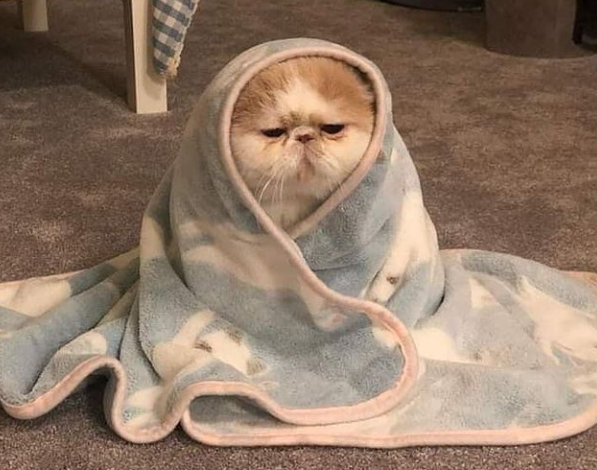
#> input picture labs/lab_2/images_lab/cobija.PNG, 597 x 470 px
$ jupyter execute --allow-errors Lab2_Enunciado.ipynb
#> lines starting #> are read from the running program, lines starting #| are printed output that depends on the picture
<div align='center'>
<h1>Laboratorio 2: Imágenes 📷</h1>
</div>

<div align='center'>
<strong>MDS7202: Laboratorio de Programación Científica para Ciencia de Datos</strong>
</div>

---

### Cuerpo Docente

- Profesores: Pablo Badilla y Diego Cortez
- Auxiliares: Valentina Rojas y Melanie Peña
- Ayudantes: Javiera Arévalo, Tamara Carrasco y Ignacio Reyes

### Equipo: SUPER IMPORTANTE - notebooks sin nombre no serán revisados

- Nombre de alumno 1: Leonardo Navarro
- Nombre de alumno 2: Matías Sweet
- Nombre de alumno 3: Javiera Yáñez

---

### Reglas

- **Grupos de 2 personas**
- Cualquier duda fuera del horario de clases al foro. Mensajes al equipo docente serán respondidos por este medio.
- Prohibido copiar.
- Uso de LLM (Copilot, Claude, Antigravity, Cursor, etc.) restringido a consultas, documentación y corrección de errores.

### Temas a tratar:

- Programación Orientada a Objetos.
- Programación Funcional.
- `Numpy` para manejo de datos en arreglos/tensores.

### Objetivos principales del laboratorio

- Aplicar los paradigmas y buenas prácticas de programación vistas hasta este momento.
- Comprender y aprovechar las ventajas que nos ofrece la librería `numpy` con respecto a trabajar en Python 'puro'.
- Visualizar aplicaciones de filtros de imágenes sin el uso de librerías.
- Verificar que el uso indiscriminado de `for` puede afectar la eficiencia al procesar datos masivos.

El laboratorio deberá ser desarrollado **sin el uso indiscriminado de iteradores nativos de Python (aka `for`, `while`)**. La idea es que aprendan a exprimir al máximo las funciones optimizadas que nos entrega `numpy`, las cuales (vale mencionar), son mucho más eficientes que los iteradores nativos sobre arreglos.

El lab estará basado en algunos conceptos básicos de procesamiento de imágenes, por lo que te iremos guiando, paso a paso por cada uno de los tópicos a desarrollar.

## Descripción del laboratorio

En Data Science son múltiples las aplicaciones que exigen el uso exhaustivo de listas de varias dimensiones. Estas entidad reciben formalmente el nombre de **arreglos o tensores**.

Pensemos en que queremos almacenar objetos en un casillero común y corriente: podemos pensar que este puede ser representado por una matriz de dos dimensiones: alto y ancho. ¿Qué sucederá si este casillero nos queda pequeño y queremos guardar más información del mismo tipo?: La solución simple es agregar otro casillero. Esto puede ser pensado como el aumento de la dimensión de nuestro objeto, pasando a ser ahora (alto, ancho, id casillero). Esto no es otra cosa que un **tensor de 3 dimensiones**.

<br>
<center>

</center>
<br>

### ¿Bueno y que tiene que ver todo esto con las imágenes?

Una imagen es una representación visual de una matriz que contiene números que describen intensidades de color (llamados píxeles).

Esto, visto desde la perspectiva de una imagen en blanco y negro, sería una matriz que contiene las diferentes intensidades de los píxeles desde 0 a 255.

<br>
<center>

</center>
<br>

Cuando las imágenes poseen colores, las imágenes son, de hecho, una bella representación de lo que es un tensor: estas pueden ser representadas por un tensor de 3 dimensiones que les dan el *ancho, alto y el canal*, en donde son alojados los colores de la imagen.

<br>
<center>

</center>
<br>

Como pueden ver, la imagen puede ser interpretada como un tensor de tres dimensiones (un ancho, un alto y la intensidad de cada color) en el que a cada posición $(i,j)$ de la imagen, le asociaremos 3 intensidades de colores RGB (Rojo, Verde y Azul). Estas intensidades irán desde el $0$ al $255$. La combinación de estos 3 canales nos permitirá representar gran parte de los colores que encontramos en la naturaleza.

**Instalar paquetes**

En una consola, ejecutar:

```bash
uv add matplotlib pillow plotly
```

[cell 1]
# En este lab usaremos adicionalmente pillow (PIL), una estupenda librería
# para manejar imágenes.
# https://pillow.readthedocs.io/en/stable/

import numpy as np
import plotly.express as px
from PIL import Image

foto = np.array(Image.open("./images_lab/cobija.PNG").convert("RGB"))

# Solo para ejemplificar, usaremos plotly
# NO SE DEBE USAR EN EL RESTO DEL LAB, SOLO AQUÍ

fig = px.imshow(foto)
fig.show()

A continuación, imprimimos el número de dimensiones y la forma del arreglo que representa la imagen.

[cell 2]
print(f"Número de dimensiones: {foto.ndim}")
#| Número de dimensiones: 3
print(f"Número de elementos por dimensión: {foto.shape}")
#| Número de elementos por dimensión: (470, 597, 3)

Finalmente visualizamos de forma aleatoria los pixeles de cada canal para mostrar sus intensidades.

[cell 3]
print(f"Ejemplo de pixel (10, 200) en el canal 0 - Red: {foto[10, 200, 0]}")
#| Ejemplo de pixel (10, 200) en el canal 0 - Red: 97
print(f"Ejemplo de pixel (10, 200) en el canal 1- Green: {foto[10, 200, 1]}")
#| Ejemplo de pixel (10, 200) en el canal 1- Green: 70
print(f"Ejemplo de pixel (10, 200) en el canal 2- Blue: {foto[10, 200, 2]}")
#| Ejemplo de pixel (10, 200) en el canal 2- Blue: 48

Con lo anterior, suponiendo que la imagen del "gatito" tiene una altura igual a 600 y un ancho de 400, el tensor $G$ que representa a la imagen vendrá dado por $G[600, 400, 3]$.

### ¿Ya, pero esto tiene aplicaciones más allá de guardar información en casilleros?

Para el caso de imágenes podemos encontrar múltiples aplicaciones con la manipulación de los tensores y operando matemáticamente con ellos. Algunas de las aplicaciones más conocidas (y que aplicaremos) son las siguientes:

- **Obtener el negativo de una imagen**: Consiste en obtener el color complementario de una imagen, para esto debemos restar la imagen con la máxima intensidad que podemos encontrar en una imagen (o sea 255).


- **Pasar a escala de grises una imagen**: Los valores RGB se convierten a escala de grises mediante la fórmula NTSC:

    $$ imagen\_gris = 0.299 * Rojo + 0.587 * Verde + 0.114 * Azul $$

    Esta fórmula representa la percepción relativa de la persona promedio del brillo de la luz roja, verde y azul.


- **Mejora de saturación**: Permite intensificar o reducir los colores de una imagen. Se calcula primero la luminancia de la imagen (escala de grises) y luego se escala la diferencia entre la imagen original y esa luminancia mediante un factor $F$:

    $$ R = imagen\_gris + F * (img - imagen\_gris) $$

    Con $F > 1$ se aumenta la saturación, $F < 1$ se reduce y $F = 0$ produce una imagen en escala de grises.

- **Mejora de contraste**: Son múltiples las técnicas que nos permiten mejorar el contraste de una imagen, pero, una técnica simple para modificar los contrastes consta en obtener un factor de corrección llamado F en base al contraste deseado (C). Luego, es aplicado en la diferencia entre la imagen y 128. De esta forma obtenemos R, que es la imagen con la mejora de contraste deseada.

    $$ F=259*(C+255)/(255*(259-C)) $$
    $$ R=F*(img-128)+128 $$


- **Convolución**: Consiste en recorrer una imagen por cada uno de sus canales utilizando una matriz que lleva por nombre Kernel. El kernel, examinará los conjuntos de pixeles que recorre, aplicando una multiplicación de los valores circundantes ,y sumando todos los valores generados de este producto para generar un nuevo pixel en el tensor de salida.

<div style="text-align: center;">

<div style="text-align: center;">

---

# Desarrollo

En base a lo explicado y visto en clases, a continuación, deben construir cada uno de los programas solicitados en las actividades señaladas más abajo. Estas, deben ser desarrolladas de forma grupal (**2 personas por grupo**) y, la solución no debe ser compartida con personas externas al grupo; si se detecta que dos grupos entregan el mismo trabajo, será considerado plagio y se tomarán medidas al respecto.

## 2. Creación de Clases y Funciones

#### Importamos librerías útiles 😸

[cell 4]
from pathlib import Path
from typing import Union

import matplotlib.pyplot as plt

# Librerías cores del lab.
import numpy as np
from PIL import Image
from scipy.signal import convolve2d

### 2.1. Carga de imágenes y visualización

### Carga de imágenes en diccionarios

Las siguientes celdas de código les permitirán cargar las imágenes que utilizaremos durante este laboratorio.

[cell 5]
def load_image(path):
    ruta = Path(path)
    image = np.array(Image.open(ruta), dtype="int")
    return image


images = {
    "gatitos": [
        load_image("./images_lab/gato1.jpg"),
        load_image("./images_lab/gato2.jpg"),
        load_image("./images_lab/gato4.jpg"),
    ],
}
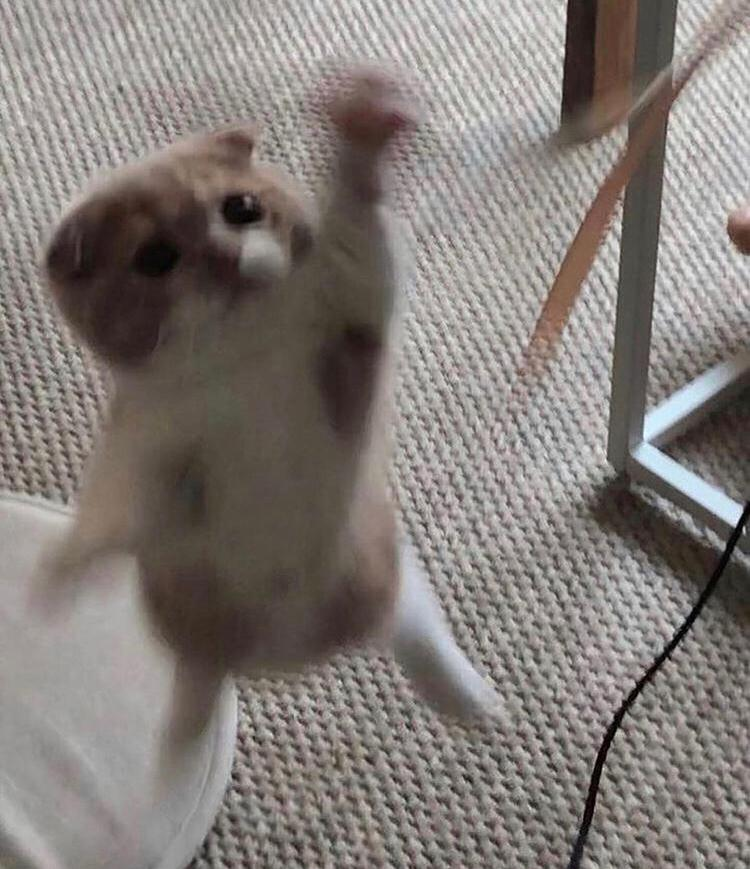
#> input picture labs/lab_2/images_lab/gato1.jpg, 750 x 869 px
#> call 2 of load_image, with path = './images_lab/gato2.jpg'
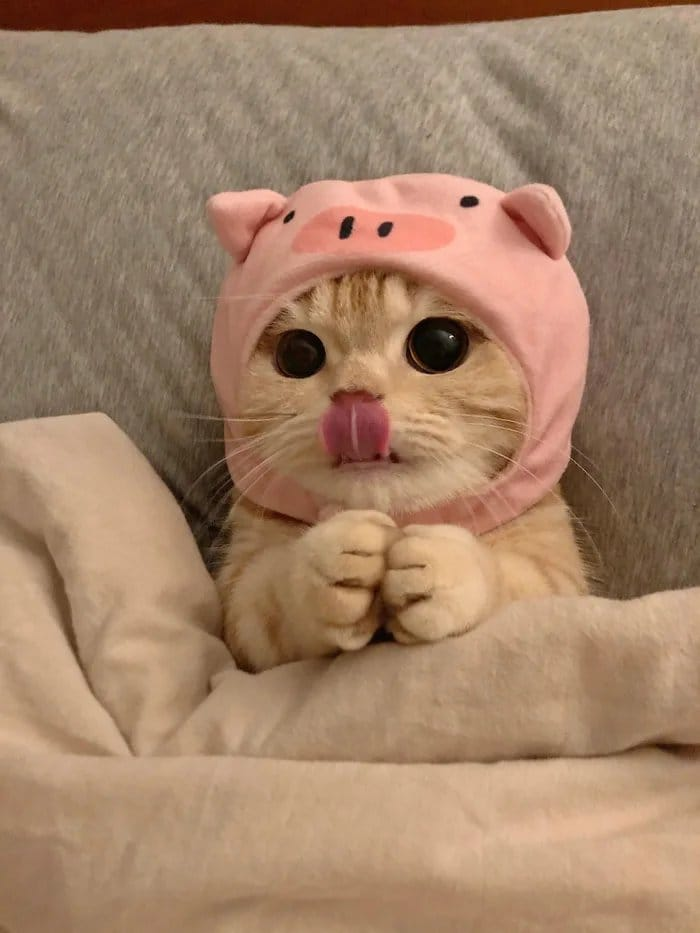
#> input picture labs/lab_2/images_lab/gato2.jpg, 700 x 933 px
#> call 3 of load_image, with path = './images_lab/gato4.jpg'
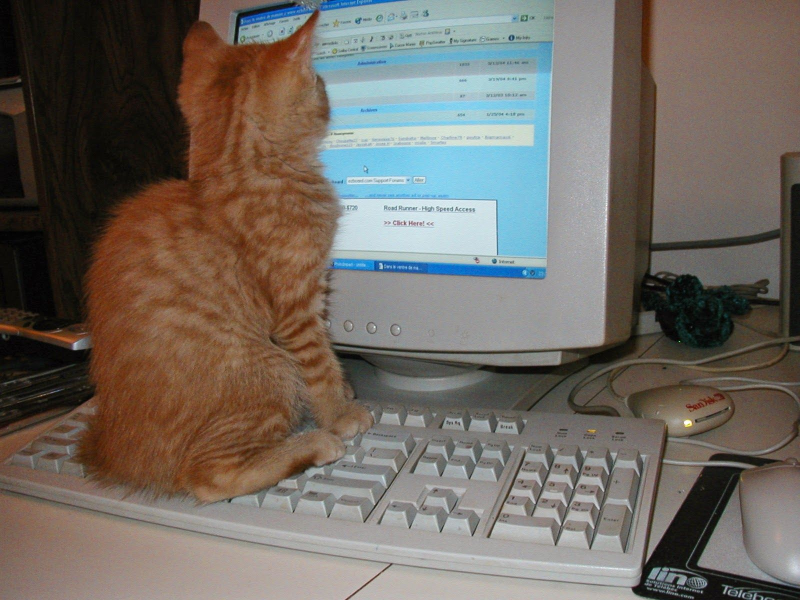
#> input picture labs/lab_2/images_lab/gato4.jpg, 1600 x 1200 px (shown at 1/2 size)

### Plot de imágenes

A continuación, usaremos la función `def show(imagen)` (definida más abajo) para explorar las imágenes cargadas en la celda anterior.

[cell 6]
def show(imagen):
    plt.imshow(imagen)
    plt.show()
    x, y, z = imagen.shape


show(images["gatitos"][0])

### 2.2 Clase imágenes [3 puntos]

Ahora que sabemos cómo cargar y mostrar una imagen, cree una clase llamada "`Imagen`" la que cumpla las siguientes características:

- Un constructor que tome como argumento una imagen y que la guarde como atributo. `__init__` debe comprobar que la imagen es un arreglo de numpy (con `isinstance`) y adicionalmente que este tiene 3 dimensiones (**ya implementado como ejemplo**).

- El método `show()` que muestre la imagen usando imshow de `Matplotlib`. [0.2]
- El método `__repr__()` que retorna un string conteniendo información básica de la imagen: dimensiones, tipo de datos, peso y estadísticas del arreglo: min, max, mean, std, p25, p50, p75 (ver docstring para el formato). Si los valores son número flotantes, deben estar redondeados a la centésima. [1 punto]
- Sobrecarga de los métodos mágicos `__add__`, `__sub__` y `__mul__` (y sus operaciones conmutativas `__radd__`, `__rsub__` y `__rmul__`) para realizar operaciones matemáticas entre el objeto y valores de tipo `int`, `float`, `np.ndarray` u otro objeto `Imagen`. Reglas específicas de este punto:
  - Realice la función pensando que la operación se puede aplicar tanto por izquierda como por derecha (es decir, tanto `imagen + 10` como `10 + imagen`).
  - Como estamos trabajando con imágenes en rango (0,255), los outputs deben ser enteros. Por ende, utilice `.astype(int)` para transformar los arrays de salida a un formato legible por matplotlib.
  - **Importante**: las operaciones deben implementar **saturación** de imágenes. Es decir, la suma o resta deben dar como valor máximo 255 y/o como valor mínimo 0 respectivamente.
  - Cuando la operación se realiza entre dos objetos `Imagen`, las dimensiones de ambas imágenes **deben coincidir exactamente**. Si no coinciden, deben lanzar un `ValueError("Las dimensiones de la imagen a operar ({alto_other} x {ancho_other} x {canales_other}) no calzan con las de la imagen original ({alto_self} x {ancho_self} x {canales_self}) ")`. Chequeen esto a través los atributos de numpy.
  - Compruebe que la funcionalidad implementada es la correcta mediante la ejecución de los tests (via `asserts`) incluidos un par de celdas más abajo. Si no pasan los tests, el método será considerado como incorrecto.
  - [0.3] puntos por cada método.

- Notas:

> **⚠️ Indexado condicional obligatorio:** Para implementar la saturación, **deben usar indexado condicional** (similar a los filtros de pandas/numpy). Por ejemplo: `result[result > 255] = 255`.

> **🧪 Tipos de datos:** Usen siempre `.astype(int)` en el resultado final de cada operación. No usen `uint8`, ya que ese tipo desborda silenciosamente (por ejemplo, `uint8(200) + 100 = 44` en lugar de `255`), mientras que `int` permite detectar estos valores y saturar correctamente con indexado condicional.

> **📌 Inmutabilidad:** La idea es que la imagen contenida en la clase sea **inmutable**. Por esto, **todos los métodos que modifiquen la imagen deben retornar un nuevo objeto `Imagen`** que contenga la imagen modificada como una **copia** (`np.copy()`). Nunca modifiquen `self.imagen` directamente, ya que eso mutaría el objeto original, lo que puede producir bugs difíciles de detectar.

> - Pueden reutilizar el código implementado en las celdas anteriores para implementar los métodos `show` y `__repr__`. Sin embargo, **no invoquen directamente esas funciones**.

[cell 7]
class Imagen:
    """Contenedor de imágenes."""

    def __init__(self, img: np.ndarray) -> None:
        if isinstance(img, np.ndarray):
            if img.ndim != 3:
                raise ValueError("El argumento debe ser un arreglo de numpy de solo 3 dimensiones")
            if img.shape[-1] != 3:
                raise ValueError(
                    "El argumento debe ser un arreglo de numpy de solo 3 dimensiones "
                    "tal que la última dimensión solo tiene 3 canales"
                )
            self.imagen = img
        else:
            raise TypeError("Debes entregar un arreglo de numpy como argumento del constructor de Imagen")

    def show(self) -> None:
        """Muestra la imágen contenida en el objeto utilizando imshow de Matplotlib."""
        plt.imshow(self.imagen)
        plt.show()

    # [29 lines left out: function __repr__, not called in this run]

    # Método auxiliar para validar el tipo de dato y dimensiones de 'other' en las operaciones matemáticas
    def _get_array_and_check(self, other: Union[int, float, np.ndarray, "Imagen"]) -> np.ndarray:
        """Verifica el tipo de dato y las dimensiones si es que other es un objeto Imagen."""
        if isinstance(other, Imagen):
            alto_self, ancho_self, canales_self = self.imagen.shape
            alto_other, ancho_other, canales_other = other.imagen.shape
            if self.imagen.shape != other.imagen.shape:
                raise ValueError(
                    f"Las dimensiones de la imagen a operar ({alto_other} x {ancho_other} x {canales_other}) "
                    f"no calzan con las de la imagen original ({alto_self} x {ancho_self} x {canales_self}) "
                )
            return other.imagen
        return other

    # Operaciones mat

    def __add__(self, other: Union[int, float, np.ndarray, "Imagen"]) -> "Imagen":
        val = self._get_array_and_check(other)
        # Forzamos conversión a float para el cálculo, previniendo el desbordamiento silencioso (overflow)
        res = self.imagen.astype(float) + val
        # Saturación con indexado condicional
        res[res > 255] = 255
        res[res < 0] = 0
        # Inmutabilidad: Retornamos una nueva instancia transformada a enteros
        return Imagen(res.astype(int))

    def __radd__(self, other: Union[int, float, np.ndarray, "Imagen"]) -> "Imagen":
        return self.__add__(other)

    def __sub__(self, other: Union[int, float, np.ndarray, "Imagen"]) -> "Imagen":
        val = self._get_array_and_check(other)
        res = self.imagen.astype(float) - val
        res[res > 255] = 255
        res[res < 0] = 0
        return Imagen(res.astype(int))

    def __rsub__(self, other: Union[int, float, np.ndarray, "Imagen"]) -> "Imagen":
        val = self._get_array_and_check(other)
        # Operación inversa: other - self
        res = val - self.imagen.astype(float)
        res[res > 255] = 255
        res[res < 0] = 0
        return Imagen(res.astype(int))

    def __mul__(self, other: Union[int, float, np.ndarray, "Imagen"]) -> "Imagen":
        val = self._get_array_and_check(other)
        res = self.imagen.astype(float) * val
        res[res > 255] = 255
        res[res < 0] = 0
        return Imagen(res.astype(int))

    def __rmul__(self, other: Union[int, float, np.ndarray, "Imagen"]) -> "Imagen":
        return self.__mul__(other)

**Scripts para ir probando sus implementaciones**

[cell 8]
gatito = Imagen(images["gatitos"][1])

gatito.show()
gatito

[cell 9]
# Prueba: Suma de un escalar a la imagen
gatito_sum = gatito + 50
gatito_sum.show()
gatito_sum

[cell 10]
# Prueba: Resta de un escalar a la imagen
gatito_sub = gatito - 50
gatito_sub.show()
gatito_sub

[cell 11]
# Prueba: Multiplicación de un escalar a la imagen
# Prueba: Multiplicación de un escalar a la imagen
gatito_mult = Imagen(np.clip((gatito * 1.8).imagen, 0, 255).astype(int))
gatito_mult.show()
gatito_mult

[cell 12]
# Prueba: Multiplicación de un escalar a la imagen
gatito_mult = Imagen(np.clip((gatito * np.array([1.2, 0.8, 1.0])).imagen, 0, 255).astype(int))
#> in __mul__ (call 2), `val = self._get_array_and_check(other)`: val = [1.2, 0.8, 1]
#> in __mul__ (call 2), `res[res > 255] = 255`:
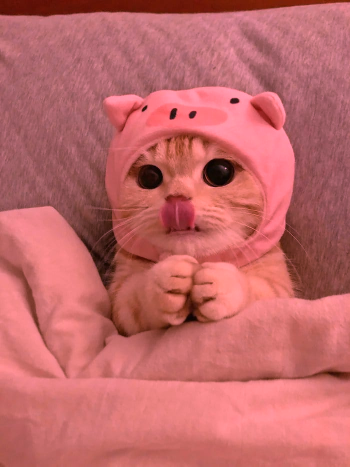
#> res: shape (933, 700, 3) float64 (shown at 1/2 size); mean R, G, B 193.9, 104.2, 104.3
gatito_mult.show()
gatito_mult

[cell 13]
# Tests de sobrecarga de operadores.
# Importante - Saturación: Todos los elementos de la imagen deben ser a lo más 255.

# Test __add__
assert np.max((gatito + 1000).imagen) == 255
print("Test __add__ pasado")
# Test __radd__
assert np.max((1000 + gatito).imagen) == 255
print("Test __radd__ pasado")

# Test __sub__
assert np.min((gatito - (-1000)).imagen) == 255
print("Test __sub__ pasado")

# Test __sub__
assert np.max((gatito - 1000).imagen) == 0
print("Test __sub__ pasado")

# Test __rsub__
assert np.min((1000 - gatito).imagen) == 255
#> in __rsub__, `val = self._get_array_and_check(other)`: val = 1000
#> in __rsub__, `res = val - self.imagen.astype(float)`:
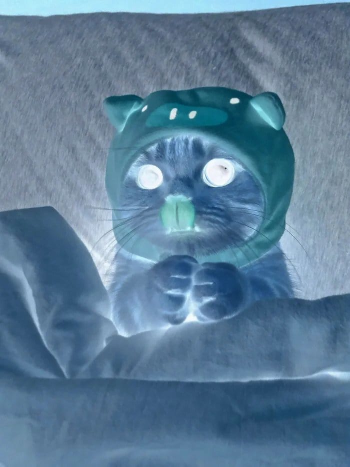
#> res: shape (933, 700, 3) float64 (shown at 1/2 size); mean R, G, B 837.1, 869.8, 895.7; drawn with min black and max white
print("Test __rsub__ pasado")

# Test __mul__ (probar minimo)
assert np.max((-555555 * gatito).imagen) == 0
print("Test __mul__ pasado")

# Test __mul__ (probar maximo)
assert np.max((555555 * gatito).imagen) == 255
#> call 4 of __mul__, with other = 555555
#> in __mul__ (call 4), `val = self._get_array_and_check(other)`: val = 555555
#> in __mul__ (call 4), `res[res > 255] = 255`:
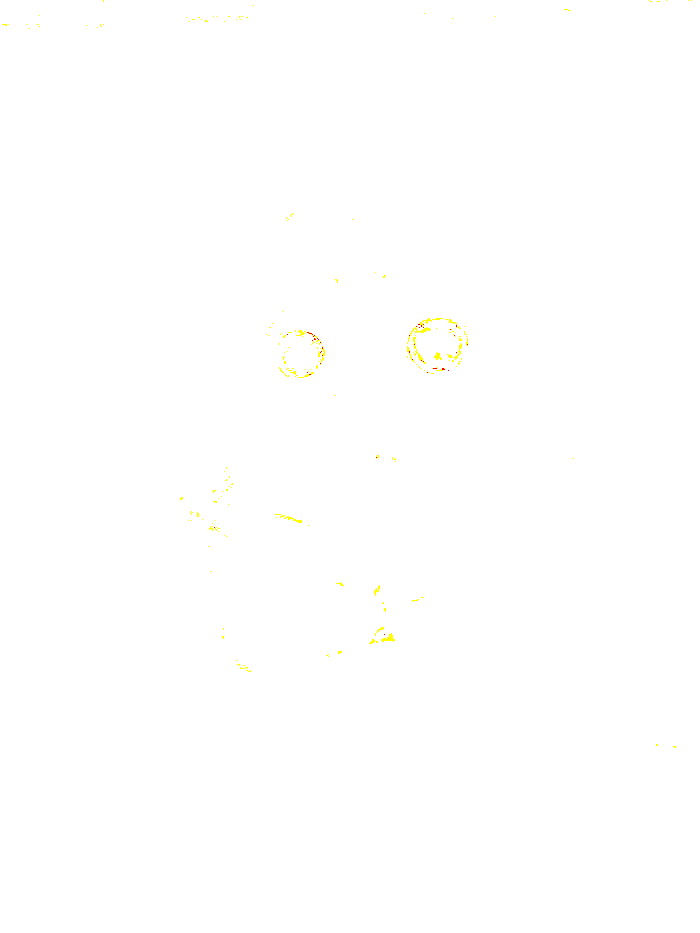
#> res: shape (933, 700, 3) float64; mean R, G, B 255, 255, 254.6
print("Test __mul__ pasado")

# Test __rmul__ (probar minimo)
assert np.max((gatito * -555555).imagen) == 0
#> (the rest of the program and of its run is left out)
